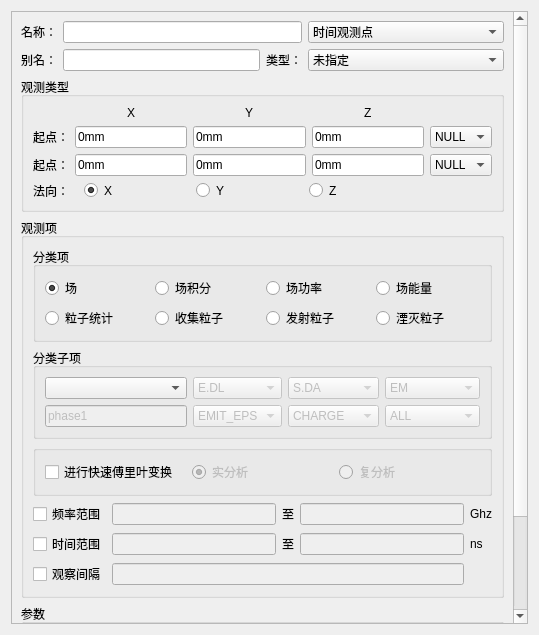
<?xml version="1.0" encoding="UTF-8"?>
<ui version="4.0">
 <class>Dialog</class>
 <widget class="QDialog" name="Dialog">
  <property name="windowModality">
   <enum>Qt::ApplicationModal</enum>
  </property>
  <property name="geometry">
   <rect>
    <x>0</x>
    <y>0</y>
    <width>539</width>
    <height>635</height>
   </rect>
  </property>
  <property name="minimumSize">
   <size>
    <width>0</width>
    <height>0</height>
   </size>
  </property>
  <property name="maximumSize">
   <size>
    <width>16777215</width>
    <height>16777215</height>
   </size>
  </property>
  <property name="windowTitle">
   <string>时间观测设置</string>
  </property>
  <layout class="QGridLayout" name="gridLayout_13">
   <item row="0" column="0">
    <widget class="QScrollArea" name="scrollArea">
     <property name="widgetResizable">
      <bool>true</bool>
     </property>
     <widget class="QWidget" name="scrollAreaWidgetContents">
      <property name="geometry">
       <rect>
        <x>0</x>
        <y>0</y>
        <width>502</width>
        <height>620</height>
       </rect>
      </property>
      <layout class="QGridLayout" name="gridLayout_12">
       <item row="0" column="0">
        <widget class="QLabel" name="label">
         <property name="text">
          <string>名称：</string>
         </property>
        </widget>
       </item>
       <item row="1" column="0">
        <widget class="QLabel" name="label_2">
         <property name="text">
          <string>别名：</string>
         </property>
        </widget>
       </item>
       <item row="0" column="1" rowspan="2">
        <layout class="QGridLayout" name="gridLayout" columnstretch="1,0,1">
         <item row="0" column="0" colspan="2">
          <widget class="QLineEdit" name="le_name"/>
         </item>
         <item row="0" column="2">
          <widget class="QComboBox" name="cb_observationType">
           <item>
            <property name="text">
             <string>时间观测点</string>
            </property>
           </item>
           <item>
            <property name="text">
             <string>时间观测线</string>
            </property>
           </item>
           <item>
            <property name="text">
             <string>时间观测面</string>
            </property>
           </item>
           <item>
            <property name="text">
             <string>时间观测体</string>
            </property>
           </item>
          </widget>
         </item>
         <item row="1" column="0">
          <widget class="QLineEdit" name="le_alias"/>
         </item>
         <item row="1" column="1">
          <widget class="QLabel" name="label_3">
           <property name="text">
            <string>类型：</string>
           </property>
          </widget>
         </item>
         <item row="1" column="2">
          <widget class="QComboBox" name="cb_optionType">
           <item>
            <property name="text">
             <string>未指定</string>
            </property>
           </item>
          </widget>
         </item>
        </layout>
       </item>
       <item row="2" column="0" colspan="2">
        <widget class="QGroupBox" name="groupBox">
         <property name="title">
          <string>观测类型</string>
         </property>
         <layout class="QGridLayout" name="gridLayout_3">
          <item row="0" column="0">
           <layout class="QGridLayout" name="gridLayout_2">
            <item row="1" column="2">
             <widget class="QLineEdit" name="LineEdit_start_x">
              <property name="text">
               <string>0mm</string>
              </property>
             </widget>
            </item>
            <item row="1" column="5">
             <widget class="QComboBox" name="cb_point1_name">
              <item>
               <property name="text">
                <string>NULL</string>
               </property>
              </item>
             </widget>
            </item>
            <item row="2" column="3">
             <widget class="QLineEdit" name="LineEdit_end_y">
              <property name="enabled">
               <bool>true</bool>
              </property>
              <property name="text">
               <string>0mm</string>
              </property>
             </widget>
            </item>
            <item row="1" column="3">
             <widget class="QLineEdit" name="LineEdit_start_y">
              <property name="text">
               <string>0mm</string>
              </property>
             </widget>
            </item>
            <item row="0" column="2" alignment="Qt::AlignHCenter">
             <widget class="QLabel" name="label_X">
              <property name="text">
               <string>X</string>
              </property>
             </widget>
            </item>
            <item row="2" column="2">
             <widget class="QLineEdit" name="LineEdit_end_x">
              <property name="enabled">
               <bool>true</bool>
              </property>
              <property name="text">
               <string>0mm</string>
              </property>
             </widget>
            </item>
            <item row="2" column="1">
             <widget class="QLabel" name="label_7">
              <property name="text">
               <string>起点：</string>
              </property>
             </widget>
            </item>
            <item row="3" column="1">
             <widget class="QLabel" name="label_8">
              <property name="text">
               <string>法向：</string>
              </property>
             </widget>
            </item>
            <item row="1" column="1">
             <widget class="QLabel" name="label_6">
              <property name="text">
               <string>起点：</string>
              </property>
             </widget>
            </item>
            <item row="0" column="3" alignment="Qt::AlignHCenter">
             <widget class="QLabel" name="label_Y">
              <property name="text">
               <string>Y</string>
              </property>
             </widget>
            </item>
            <item row="2" column="5">
             <widget class="QComboBox" name="cb_point2_name">
              <item>
               <property name="text">
                <string>NULL</string>
               </property>
              </item>
             </widget>
            </item>
            <item row="1" column="4">
             <widget class="QLineEdit" name="LineEdit_start_z">
              <property name="text">
               <string>0mm</string>
              </property>
             </widget>
            </item>
            <item row="2" column="4">
             <widget class="QLineEdit" name="LineEdit_end_z">
              <property name="text">
               <string>0mm</string>
              </property>
             </widget>
            </item>
            <item row="0" column="4" alignment="Qt::AlignHCenter">
             <widget class="QLabel" name="label_Z">
              <property name="text">
               <string>Z</string>
              </property>
             </widget>
            </item>
            <item row="3" column="2" colspan="3">
             <widget class="QGroupBox" name="groupBox_2">
              <property name="styleSheet">
               <string notr="true">border:none</string>
              </property>
              <property name="title">
               <string/>
              </property>
              <layout class="QHBoxLayout" name="horizontalLayout">
               <property name="topMargin">
                <number>0</number>
               </property>
               <property name="bottomMargin">
                <number>0</number>
               </property>
               <item>
                <widget class="QRadioButton" name="radioButton_x">
                 <property name="enabled">
                  <bool>true</bool>
                 </property>
                 <property name="text">
                  <string>X</string>
                 </property>
                 <property name="checked">
                  <bool>true</bool>
                 </property>
                </widget>
               </item>
               <item>
                <widget class="QRadioButton" name="radioButton_y">
                 <property name="enabled">
                  <bool>true</bool>
                 </property>
                 <property name="text">
                  <string>Y</string>
                 </property>
                </widget>
               </item>
               <item>
                <widget class="QRadioButton" name="radioButton_z">
                 <property name="enabled">
                  <bool>true</bool>
                 </property>
                 <property name="text">
                  <string>Z</string>
                 </property>
                </widget>
               </item>
              </layout>
             </widget>
            </item>
           </layout>
          </item>
         </layout>
        </widget>
       </item>
       <item row="4" column="0" colspan="2">
        <widget class="QGroupBox" name="groupBox_7">
         <property name="title">
          <string>参数</string>
         </property>
         <layout class="QGridLayout" name="gridLayout_11">
          <item row="0" column="0">
           <layout class="QGridLayout" name="gridLayout_10">
            <item row="0" column="1">
             <widget class="QRadioButton" name="rb_isTimeAverage">
              <property name="enabled">
               <bool>false</bool>
              </property>
              <property name="text">
               <string>时间平均</string>
              </property>
              <property name="checked">
               <bool>true</bool>
              </property>
             </widget>
            </item>
            <item row="0" column="2">
             <widget class="QRadioButton" name="rb_isRcAnalyze">
              <property name="enabled">
               <bool>false</bool>
              </property>
              <property name="text">
               <string>RC分析</string>
              </property>
             </widget>
            </item>
            <item row="0" column="0">
             <widget class="QCheckBox" name="cb_isDataDisplay">
              <property name="text">
               <string>数据平滑处理：</string>
              </property>
             </widget>
            </item>
            <item row="1" column="0">
             <widget class="QLabel" name="label_13">
              <property name="text">
               <string>过滤时间参数：</string>
              </property>
             </widget>
            </item>
            <item row="1" column="2">
             <widget class="QLabel" name="label_14">
              <property name="text">
               <string>ns</string>
              </property>
             </widget>
            </item>
            <item row="1" column="1">
             <widget class="QLineEdit" name="le_filteringTimeParameter">
              <property name="enabled">
               <bool>false</bool>
              </property>
             </widget>
            </item>
           </layout>
          </item>
          <item row="1" column="0">
           <layout class="QHBoxLayout" name="horizontalLayout_3">
            <item>
             <widget class="QPushButton" name="pb_ok">
              <property name="text">
               <string>确定</string>
              </property>
             </widget>
            </item>
            <item>
             <widget class="QPushButton" name="pb_cancel">
              <property name="text">
               <string>取消</string>
              </property>
             </widget>
            </item>
           </layout>
          </item>
         </layout>
        </widget>
       </item>
       <item row="3" column="0" colspan="2">
        <widget class="QGroupBox" name="groupBox_3">
         <property name="mouseTracking">
          <bool>false</bool>
         </property>
         <property name="title">
          <string>观测项</string>
         </property>
         <layout class="QGridLayout" name="gridLayout_8">
          <item row="1" column="0">
           <widget class="QGroupBox" name="groupBox_5">
            <property name="title">
             <string>分类子项</string>
            </property>
            <layout class="QGridLayout" name="gridLayout_7">
             <item row="0" column="0">
              <layout class="QGridLayout" name="gridLayout_5">
               <item row="0" column="2">
                <widget class="QComboBox" name="cb_fieldPower">
                 <property name="enabled">
                  <bool>false</bool>
                 </property>
                 <item>
                  <property name="text">
                   <string>S.DA</string>
                  </property>
                 </item>
                </widget>
               </item>
               <item row="0" column="0">
                <widget class="QComboBox" name="cb_field"/>
               </item>
               <item row="0" column="1">
                <widget class="QComboBox" name="cb_fieldIntegral">
                 <property name="enabled">
                  <bool>false</bool>
                 </property>
                 <item>
                  <property name="text">
                   <string>E.DL</string>
                  </property>
                 </item>
                 <item>
                  <property name="text">
                   <string>H.DL</string>
                  </property>
                 </item>
                 <item>
                  <property name="text">
                   <string>J.DA</string>
                  </property>
                 </item>
                </widget>
               </item>
               <item row="0" column="3">
                <widget class="QComboBox" name="cb_fieldEnergy">
                 <property name="enabled">
                  <bool>false</bool>
                 </property>
                 <item>
                  <property name="text">
                   <string>EM</string>
                  </property>
                 </item>
                 <item>
                  <property name="text">
                   <string>ELECTRIC</string>
                  </property>
                 </item>
                 <item>
                  <property name="text">
                   <string>MAGNETIC</string>
                  </property>
                 </item>
                </widget>
               </item>
               <item row="1" column="0">
                <widget class="QLineEdit" name="le_particles1">
                 <property name="enabled">
                  <bool>false</bool>
                 </property>
                 <property name="text">
                  <string>phase1</string>
                 </property>
                </widget>
               </item>
               <item row="1" column="1">
                <widget class="QComboBox" name="cb_particles2">
                 <property name="enabled">
                  <bool>false</bool>
                 </property>
                 <item>
                  <property name="text">
                   <string>EMIT_EPS</string>
                  </property>
                 </item>
                 <item>
                  <property name="text">
                   <string>CHARGE</string>
                  </property>
                 </item>
                 <item>
                  <property name="text">
                   <string>ENERGY</string>
                  </property>
                 </item>
                 <item>
                  <property name="text">
                   <string>VRATIO</string>
                  </property>
                 </item>
                </widget>
               </item>
               <item row="1" column="2">
                <widget class="QComboBox" name="cb_particles3">
                 <property name="enabled">
                  <bool>false</bool>
                 </property>
                 <item>
                  <property name="text">
                   <string>CHARGE</string>
                  </property>
                 </item>
                 <item>
                  <property name="text">
                   <string>CURRENT</string>
                  </property>
                 </item>
                 <item>
                  <property name="text">
                   <string>ENERGY</string>
                  </property>
                 </item>
                 <item>
                  <property name="text">
                   <string>POWER</string>
                  </property>
                 </item>
                 <item>
                  <property name="text">
                   <string>VOLTAGE</string>
                  </property>
                 </item>
                </widget>
               </item>
               <item row="1" column="3">
                <widget class="QComboBox" name="cb_particles4">
                 <property name="enabled">
                  <bool>false</bool>
                 </property>
                 <item>
                  <property name="text">
                   <string>ALL</string>
                  </property>
                 </item>
                 <item>
                  <property name="text">
                   <string>ELECTRON</string>
                  </property>
                 </item>
                 <item>
                  <property name="text">
                   <string>PROTON</string>
                  </property>
                 </item>
                </widget>
               </item>
              </layout>
             </item>
            </layout>
           </widget>
          </item>
          <item row="2" column="0">
           <widget class="QGroupBox" name="groupBox_6">
            <property name="title">
             <string/>
            </property>
            <layout class="QHBoxLayout" name="horizontalLayout_2">
             <item>
              <widget class="QCheckBox" name="cb_isFFT">
               <property name="text">
                <string>进行快速傅里叶变换</string>
               </property>
              </widget>
             </item>
             <item>
              <widget class="QRadioButton" name="rb_isRealAnalysis">
               <property name="enabled">
                <bool>false</bool>
               </property>
               <property name="text">
                <string>实分析</string>
               </property>
               <property name="checked">
                <bool>true</bool>
               </property>
              </widget>
             </item>
             <item>
              <widget class="QRadioButton" name="rb_isComplexAnalysis">
               <property name="enabled">
                <bool>false</bool>
               </property>
               <property name="text">
                <string>复分析</string>
               </property>
              </widget>
             </item>
            </layout>
           </widget>
          </item>
          <item row="0" column="0">
           <widget class="QGroupBox" name="groupBox_4">
            <property name="title">
             <string>分类项</string>
            </property>
            <layout class="QGridLayout" name="gridLayout_6">
             <item row="0" column="0">
              <layout class="QGridLayout" name="gridLayout_4">
               <item row="0" column="2">
                <widget class="QRadioButton" name="rb_isFieldPower">
                 <property name="enabled">
                  <bool>true</bool>
                 </property>
                 <property name="text">
                  <string>场功率</string>
                 </property>
                </widget>
               </item>
               <item row="0" column="0">
                <widget class="QRadioButton" name="rb_isField">
                 <property name="text">
                  <string>场</string>
                 </property>
                 <property name="checked">
                  <bool>true</bool>
                 </property>
                </widget>
               </item>
               <item row="0" column="1">
                <widget class="QRadioButton" name="rb_isFieldIntegral">
                 <property name="enabled">
                  <bool>true</bool>
                 </property>
                 <property name="text">
                  <string>场积分</string>
                 </property>
                </widget>
               </item>
               <item row="0" column="3">
                <widget class="QRadioButton" name="rb_isFieldEnergy">
                 <property name="enabled">
                  <bool>true</bool>
                 </property>
                 <property name="text">
                  <string>场能量</string>
                 </property>
                </widget>
               </item>
               <item row="1" column="0">
                <widget class="QRadioButton" name="rb_isParticleStatistics">
                 <property name="enabled">
                  <bool>true</bool>
                 </property>
                 <property name="text">
                  <string>粒子统计</string>
                 </property>
                </widget>
               </item>
               <item row="1" column="1">
                <widget class="QRadioButton" name="rb_isCollectedParticles">
                 <property name="enabled">
                  <bool>true</bool>
                 </property>
                 <property name="text">
                  <string>收集粒子</string>
                 </property>
                </widget>
               </item>
               <item row="1" column="2">
                <widget class="QRadioButton" name="rb_isEmittedParticle">
                 <property name="enabled">
                  <bool>true</bool>
                 </property>
                 <property name="text">
                  <string>发射粒子</string>
                 </property>
                </widget>
               </item>
               <item row="1" column="3">
                <widget class="QRadioButton" name="rb_isAnnihilatingParticle">
                 <property name="enabled">
                  <bool>true</bool>
                 </property>
                 <property name="text">
                  <string>湮灭粒子</string>
                 </property>
                </widget>
               </item>
              </layout>
             </item>
            </layout>
           </widget>
          </item>
          <item row="3" column="0">
           <layout class="QGridLayout" name="gridLayout_9">
            <item row="0" column="0">
             <widget class="QCheckBox" name="cb_isFrequencyRange">
              <property name="text">
               <string>频率范围</string>
              </property>
             </widget>
            </item>
            <item row="1" column="1">
             <widget class="QLineEdit" name="le_timeRange1">
              <property name="enabled">
               <bool>false</bool>
              </property>
             </widget>
            </item>
            <item row="1" column="0">
             <widget class="QCheckBox" name="cb_isTimeRange">
              <property name="text">
               <string>时间范围</string>
              </property>
             </widget>
            </item>
            <item row="0" column="1">
             <widget class="QLineEdit" name="le_frequencyRange1">
              <property name="enabled">
               <bool>false</bool>
              </property>
             </widget>
            </item>
            <item row="0" column="3">
             <widget class="QLineEdit" name="le_frequencyRange2">
              <property name="enabled">
               <bool>false</bool>
              </property>
             </widget>
            </item>
            <item row="1" column="3">
             <widget class="QLineEdit" name="le_timeRange2">
              <property name="enabled">
               <bool>false</bool>
              </property>
             </widget>
            </item>
            <item row="1" column="2">
             <widget class="QLabel" name="label_11">
              <property name="text">
               <string>至</string>
              </property>
             </widget>
            </item>
            <item row="0" column="2">
             <widget class="QLabel" name="label_9">
              <property name="text">
               <string>至</string>
              </property>
             </widget>
            </item>
            <item row="0" column="4">
             <widget class="QLabel" name="label_10">
              <property name="text">
               <string>Ghz</string>
              </property>
             </widget>
            </item>
            <item row="1" column="4">
             <widget class="QLabel" name="label_12">
              <property name="text">
               <string>ns</string>
              </property>
             </widget>
            </item>
            <item row="2" column="0">
             <widget class="QCheckBox" name="cb_isObservationInterval">
              <property name="text">
               <string>观察间隔</string>
              </property>
             </widget>
            </item>
            <item row="2" column="1" colspan="3">
             <widget class="QLineEdit" name="le_observationInterval">
              <property name="enabled">
               <bool>false</bool>
              </property>
             </widget>
            </item>
           </layout>
          </item>
         </layout>
        </widget>
       </item>
      </layout>
     </widget>
    </widget>
   </item>
  </layout>
 </widget>
 <tabstops>
  <tabstop>pb_ok</tabstop>
  <tabstop>pb_cancel</tabstop>
  <tabstop>le_name</tabstop>
  <tabstop>cb_observationType</tabstop>
  <tabstop>le_alias</tabstop>
  <tabstop>cb_optionType</tabstop>
  <tabstop>LineEdit_start_x</tabstop>
  <tabstop>LineEdit_start_y</tabstop>
  <tabstop>LineEdit_start_z</tabstop>
  <tabstop>cb_point1_name</tabstop>
  <tabstop>LineEdit_end_x</tabstop>
  <tabstop>LineEdit_end_y</tabstop>
  <tabstop>LineEdit_end_z</tabstop>
  <tabstop>cb_point2_name</tabstop>
  <tabstop>radioButton_x</tabstop>
  <tabstop>radioButton_y</tabstop>
  <tabstop>radioButton_z</tabstop>
  <tabstop>rb_isField</tabstop>
  <tabstop>rb_isFieldIntegral</tabstop>
  <tabstop>rb_isFieldPower</tabstop>
  <tabstop>rb_isFieldEnergy</tabstop>
  <tabstop>rb_isParticleStatistics</tabstop>
  <tabstop>rb_isCollectedParticles</tabstop>
  <tabstop>rb_isEmittedParticle</tabstop>
  <tabstop>rb_isAnnihilatingParticle</tabstop>
  <tabstop>cb_field</tabstop>
  <tabstop>cb_fieldIntegral</tabstop>
  <tabstop>cb_fieldPower</tabstop>
  <tabstop>cb_fieldEnergy</tabstop>
  <tabstop>le_particles1</tabstop>
  <tabstop>cb_particles2</tabstop>
  <tabstop>cb_particles3</tabstop>
  <tabstop>cb_particles4</tabstop>
  <tabstop>cb_isFFT</tabstop>
  <tabstop>rb_isRealAnalysis</tabstop>
  <tabstop>rb_isComplexAnalysis</tabstop>
  <tabstop>cb_isFrequencyRange</tabstop>
  <tabstop>le_frequencyRange1</tabstop>
  <tabstop>le_frequencyRange2</tabstop>
  <tabstop>cb_isTimeRange</tabstop>
  <tabstop>le_timeRange1</tabstop>
  <tabstop>le_timeRange2</tabstop>
  <tabstop>cb_isObservationInterval</tabstop>
  <tabstop>le_observationInterval</tabstop>
  <tabstop>cb_isDataDisplay</tabstop>
  <tabstop>rb_isTimeAverage</tabstop>
  <tabstop>rb_isRcAnalyze</tabstop>
  <tabstop>le_filteringTimeParameter</tabstop>
  <tabstop>scrollArea</tabstop>
 </tabstops>
 <resources/>
 <connections/>
</ui>
